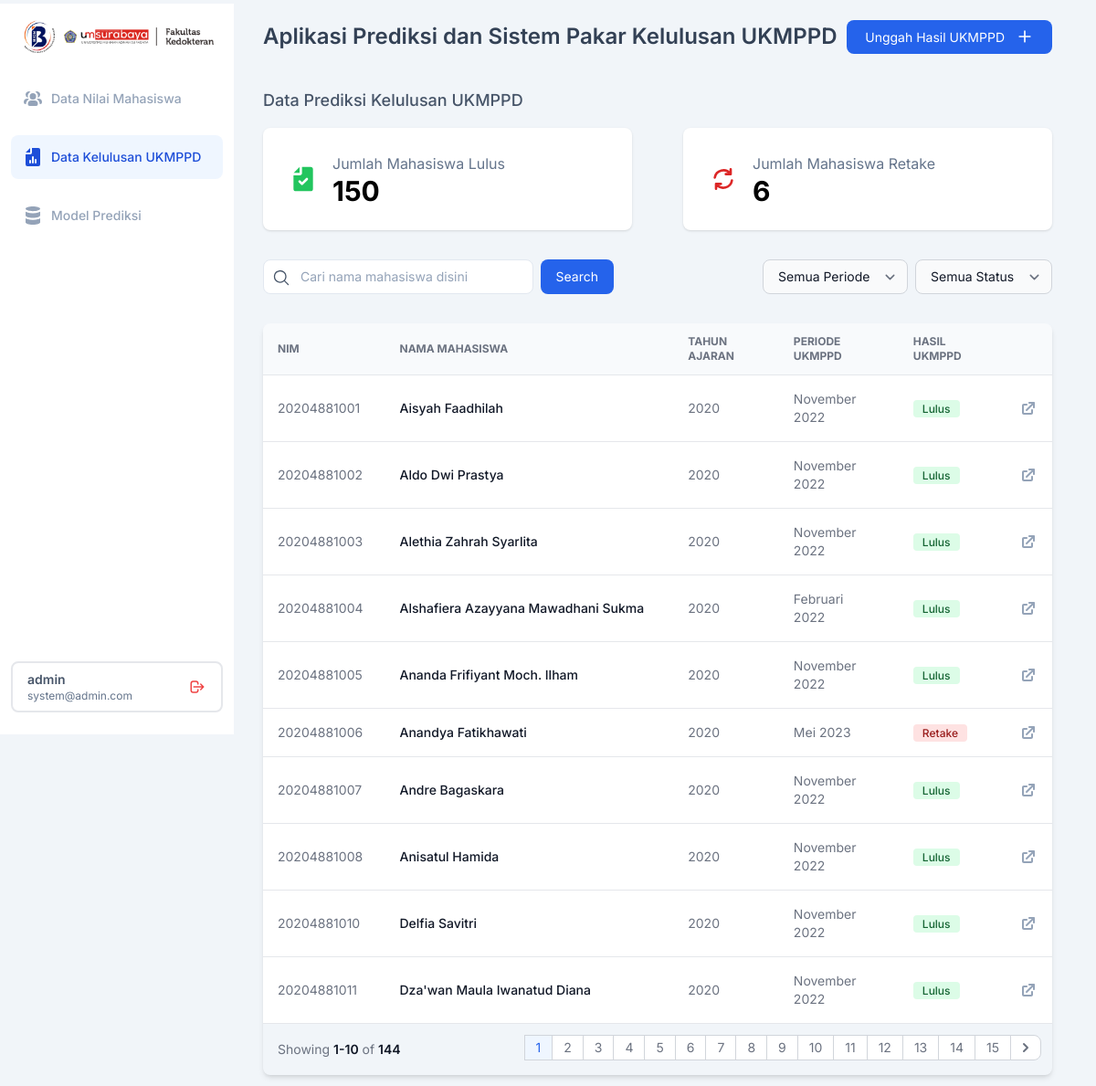
Screenshot of /data-ukmppd/ (signed in) with the database file from the repository.
### dataUKMPPD/models.py (models this page shows, shortened)
class hasilUKMPPD (models.Model):
    mahasiswa_ID = models.IntegerField(primary_key=True)
    nama_mahasiswa = models.CharField(max_length=200)
    NIM = models.IntegerField(default=0)
    angkatan = models.CharField(max_length=20)
    periode_ukmppd = models.CharField(max_length=50)
    hasil_ukmppd = models.CharField(max_length=20)

### dataUKMPPD/views.py (the view)
# urls.py: path('', views.dashboardUKMPPD),
def dashboardUKMPPD(request):
    dashboard = hasilUKMPPD.objects.all()
    paginator = Paginator(dashboard, 10)
    page_number = request.GET.get('page')
    page_obj = paginator.get_page(page_number)
    context = {
        'page_obj': page_obj,
    }
    return render(request, 'dataUKMPPD/dashboard-ukmppd.html', context)

### dataUKMPPD/templates/dataUKMPPD/dashboard-ukmppd.html (shortened to what this page needs)
{% load static tailwind_tags %}
{% load static %}
<!DOCTYPE html>
<html>
  <head>
    {% tailwind_css %}
  </head>
  <body class="bg-slate-100 font-['Inter']">
    <aside id="default-sidebar" class="fixed top-0 left-0 z-40 w-64 h-screen transition-transform -translate-x-full sm:translate-x-0" aria-label="Sidebar">
      <div class="h-full px-3 py-4 mt-1 overflow-y-auto bg-white flex flex-col justify-between">
        <div class="flex flex-col gap-6">
          <div class="sm:ml flex justify-center gap-2 items-center">
            <img class="w-10" src="{% static 'img/rdib.png' %}" />
            <img class="w-[163.76px] h-[19.51px]" src="{% static 'img/fkum.png' %}" />
          </div>
          <ul class="space-y-4 font-medium">
            <a href="/" class="flex items-center p-3 hover:bg-slate-100 rounded-lg">
              <li class="flex gap-2 items-center justify-start">
                <span class="text-slate-400 text-[14px] font-medium font-['Inter'] leading-normal">Data Nilai Mahasiswa</span>
              </li>
            </a>
            <a href="/data-ukmppd" class="flex items-center p-3 rounded-lg bg-blue-50">
              <li class="flex gap-2 items-center justify-start">
                <span class="text-blue-700 text-[14px] font-medium font-['Inter'] leading-normal">Data Kelulusan UKMPPD</span>
              </li>
            </a>
            <a href="/model-prediksi" class="flex items-center p-3 hover:bg-slate-100 rounded-lg">
              <li class="flex gap-2 items-center justify-start">
                <span class="text-slate-400 text-[14px] font-medium font-['Inter'] leading-normal">Model Prediksi</span>
              </li>
            </a>
          </ul>
        </div>
        <div class="px-4 py-2 mb-2 border-2 rounded-lg flex justify-between items-center">
          <div class="flex flex-col">
              <span class="text-slate-600 text-sm font-semibold">{{ user.username }}</span>
              <span class="text-slate-500 text-xs font-normal">{{ user.email }}</span>
          </div>
          <a href="{% url 'logout' %}">
          </a>
      </div>
      </div>
    </aside>
    <div class="p-4 gap-y-8 sm:ml-64 mr-8 ps-8 flex flex-col">
      <div class="flex items-center justify-between">
        <span class="text-slate-700 text-2xl font-semibold font-['Inter'] leading-loose">Aplikasi Prediksi dan Sistem Pakar Kelulusan UKMPPD</span>
        <a href="form-ukmppd/" class="bg-blue-600 hover:bg-blue-700 rounded-lg justify-center items-center flex gap-3 px-5 h-[37px]">
          <span class="text-white text-sm font-base font-['Inter'] leading-[21px]">Unggah Hasil UKMPPD</span>
          <svg class="w-5 h-5 text-white" aria-hidden="true" xmlns="http://www.w3.org/2000/svg" width="10" height="10" fill="none" viewBox="0 0 24 24">
            <path stroke="currentColor" stroke-linecap="round" stroke-linejoin="round" stroke-width="2" d="M5 12h14m-7 7V5" />
          </svg>
        </a>
      </div>
      <div class="flex flex-col gap-4">
        <div class="flex justify-between">
          <span class="text-slate-600 text-lg font-medium font-['Inter'] leading-7">Data Prediksi Kelulusan UKMPPD</span>
        </div>
        <div class="grid md:grid-cols-2 gap-14">
          <div class="flex gap-x-4 items-center bg-white shadow p-7 rounded-lg">
            <div class="flex flex-col justify-start items-start gap-1">
              <span class="text-slate-500 text-[16px] leading-snug">Jumlah Mahasiswa Lulus</span>
              <span class="text-[30px] font-bold leading-none">150</span>
            </div>
          </div>
          <div class="flex gap-x-4 items-center bg-white shadow p-7 rounded-lg">
            <div class="flex flex-col justify-start items-start gap-1">
              <span class="text-slate-500 text-[16px] leading-snug">Jumlah Mahasiswa Retake</span>
              <span class="text-[30px] font-bold leading-none">6</span>
            </div>
          </div>
        </div>
      </div>
      <div class="grid grid-cols-4 gap-2">
        <div class="col-span-2">
          <div class="w-full max-w-sm min-w-[200px]">
            <div class="relative flex items-center">
              <input
              class="w-full bg-white placeholder:text-slate-400 text-slate-700 text-sm border border-slate-200 rounded-lg pl-10 pr-3 py-2 transition duration-300 ease focus:outline-none focus:border-slate-400 hover:border-slate-300"
              placeholder="Cari nama mahasiswa disini"/>
              <button
                class="rounded-lg bg-blue-600 py-2 px-4 border border-transparent text-center text-sm text-white focus:bg-blue-700 focus:shadow-none active:bg-blue-700 hover:bg-blue-700 active:shadow-none disabled:pointer-events-none disabled:opacity-50 ml-2"
                type="button">
                Search
              </button>
            </div>
          </div>
        </div>
        <div class="col-start-4 justify-end inline-flex gap-2">
          <form class="max-w-md">
            <select id="countries" class="bg-gray-50 border border-gray-300 text-gray-900 text-sm rounded-lg focus:ring-blue-500 focus:border-blue-500 block pl-4 py-2">
              <option selected>Semua Periode</option>
            </select>
          </form>
          <form class="max-w-md">
            <select id="countries" class="bg-gray-50 border border-gray-300 text-gray-900 text-sm rounded-lg focus:ring-blue-500 focus:border-blue-500 block pl-4 py-2">
              <option selected>Semua Status</option>
            </select>
          </form>
        </div>
      </div>
      <div class="relative overflow-x-auto shadow-md sm:rounded-lg">
        <table class="w-full text-sm text-left rtl:text-right text-gray-500">
          <thead class="text-xs uppercase bg-slate-50 border-b">
            <tr>
              <th scope="col" class="p-4">NIM</th>
              <th scope="col" class="px-6 py-3">Nama Mahasiswa</th>
              <th scope="col" class="px-6 py-3">Tahun Ajaran</th>
              <th scope="col" class="px-6 py-3">Periode UKMPPD</th>
              <th scope="col" class="px-6 py-3">Hasil UKMPPD</th>
              <th scope="col" class="px-6 py-3"></th>
            </tr>
          </thead>
          <tbody>
            {% for hasilUKMPPD in page_obj %}
            <tr class="bg-white border-b hover:bg-gray-200">
              <td class="w-4 p-4">{{hasilUKMPPD.NIM}}</td>
              <th scope="row" class="px-6 py-4 font-medium text-gray-900 whitespace-nowrap">{{hasilUKMPPD.nama_mahasiswa}}</th>
              <td class="px-6 py-4">{{hasilUKMPPD.angkatan}}</td>
              <td class="px-6 py-4">{{hasilUKMPPD.periode_ukmppd}}</td>
              <td class="px-6 py-4">
                {% if hasilUKMPPD.hasil_ukmppd == "Lulus" %}
                <span class="bg-green-100 text-green-800 border-green-300 font-['Inter'] text-xs font-medium me-2 px-2.5 py-0.5 rounded">
                  {{ hasilUKMPPD.hasil_ukmppd }}
                </span>
              {% elif hasilUKMPPD.hasil_ukmppd == "Retake" %}
                <span class="bg-red-100 text-red-800 border-red-300 font-['Inter'] text-xs font-medium me-2 px-2.5 py-0.5 rounded">
                  {{ hasilUKMPPD.hasil_ukmppd }}
                </span>
              {% else %}
                <span class="bg-yellow-100 text-yellow-800 border-yellow-300 font-['Inter'] text-xs font-medium me-2 px-2.5 py-0.5 rounded">
                  {{ hasilUKMPPD.hasil_ukmppd }}
                </span>
              {% endif %}
              </td>
              <td class="px-4 py-4">
                <a href="detail-hasil/" class="font-medium hover:underline">
                </a>
              </td>
            </tr>
            {% endfor %}
          </tbody>
        </table>
        <nav class="flex items-center flex-column flex-wrap md:flex-row justify-between py-3" aria-label="Table navigation">
          <span class="pl-4 text-sm font-normal text-gray-500 :inline md:w-auto">Showing
              <span class="font-semibold text-gray-900">{{ page_obj.start_index }}-{{ page_obj.end_index }}</span> of
              <span class="font-semibold text-gray-900">{{ page_obj.paginator.count }}</span>
          </span>
          <ul class="pr-3 inline-flex -space-x-px rtl:space-x-reverse text-sm h-8">
              {% for num in page_obj.paginator.page_range %}
                  {% if page_obj.number == num %}
                      <li>
                          <a href="?page={{ num }}" aria-current="page" class="flex items-center justify-center px-3 h-7 text-blue-600 border border-gray-300 bg-blue-50 hover:bg-blue-100 hover:text-blue-700">
                              {{ num }}
                          </a>
                      </li>
                  {% else %}
                      <li>
                          <a href="?page={{ num }}" class="flex items-center justify-center px-3 h-7 leading-tight text-gray-500 bg-white border border-gray-300 hover:bg-gray-100 hover:text-gray-700">
                              {{ num }}
                          </a>
                      </li>
                  {% endif %}
              {% endfor %}
              {% if page_obj.has_next %}
                  <li>
                      <a href="?page={{ page_obj.next_page_number }}" class="flex items-center justify-center px-1 h-7 leading-tight text-gray-500 bg-white border border-gray-300 rounded-e-lg hover:bg-gray-100 hover:text-gray-700">
                          <svg class="w-6 h-6 text-gray-500" aria-hidden="true" xmlns="http://www.w3.org/2000/svg" width="24" height="24" fill="none" viewBox="0 0 24 24">
                              <path stroke="currentColor" stroke-linecap="round" stroke-linejoin="round" stroke-width="2" d="m10 16 4-4-4-4" />
                          </svg>
                      </a>
                  </li>
              {% endif %}
          </ul>
        </nav>
      </div>
    </div>
  </body>
</html>

### rows the page displays
hasilUKMPPD: NIM "20204881001", nama_mahasiswa "Aisyah Faadhilah", angkatan "2020", periode_ukmppd "November 2022", hasil_ukmppd "Lulus"
hasilUKMPPD: NIM "20204881002", nama_mahasiswa "Aldo Dwi Prastya", angkatan "2020", periode_ukmppd "November 2022", hasil_ukmppd "Lulus"
hasilUKMPPD: NIM "20204881003", nama_mahasiswa "Alethia Zahrah Syarlita", angkatan "2020", periode_ukmppd "November 2022", hasil_ukmppd "Lulus"
hasilUKMPPD: NIM "20204881004", nama_mahasiswa "Alshafiera Azayyana Mawadhani Sukma", angkatan "2020", periode_ukmppd "Februari 2022", hasil_ukmppd "Lulus"
hasilUKMPPD: NIM "20204881005", nama_mahasiswa "Ananda Frifiyant Moch. Ilham", angkatan "2020", periode_ukmppd "November 2022", hasil_ukmppd "Lulus"
hasilUKMPPD: NIM "20204881006", nama_mahasiswa "Anandya Fatikhawati", angkatan "2020", periode_ukmppd "Mei 2023", hasil_ukmppd "Retake"
hasilUKMPPD: NIM "20204881007", nama_mahasiswa "Andre Bagaskara", angkatan "2020", periode_ukmppd "November 2022", hasil_ukmppd "Lulus"
hasilUKMPPD: NIM "20204881008", nama_mahasiswa "Anisatul Hamida", angkatan "2020", periode_ukmppd "November 2022", hasil_ukmppd "Lulus"
hasilUKMPPD: NIM "20204881010", nama_mahasiswa "Delfia Savitri", angkatan "2020", periode_ukmppd "November 2022", hasil_ukmppd "Lulus"
hasilUKMPPD: NIM "20204881011", nama_mahasiswa "Dza'wan Maula Iwanatud Diana", angkatan "2020", periode_ukmppd "November 2022", hasil_ukmppd "Lulus"

### other values shown
{{ user.username }} "admin"
{{ user.email }} "system@admin.com"
{{ page_obj.start_index }} "1"
{{ page_obj.end_index }} "10"
{{ page_obj.paginator.count }} "144"
{{ num }} "1"
{{ num }} "2" "3" "4" "5" "6" "7" "8" "9" "10" "11" "12" "13" "14" "15"
